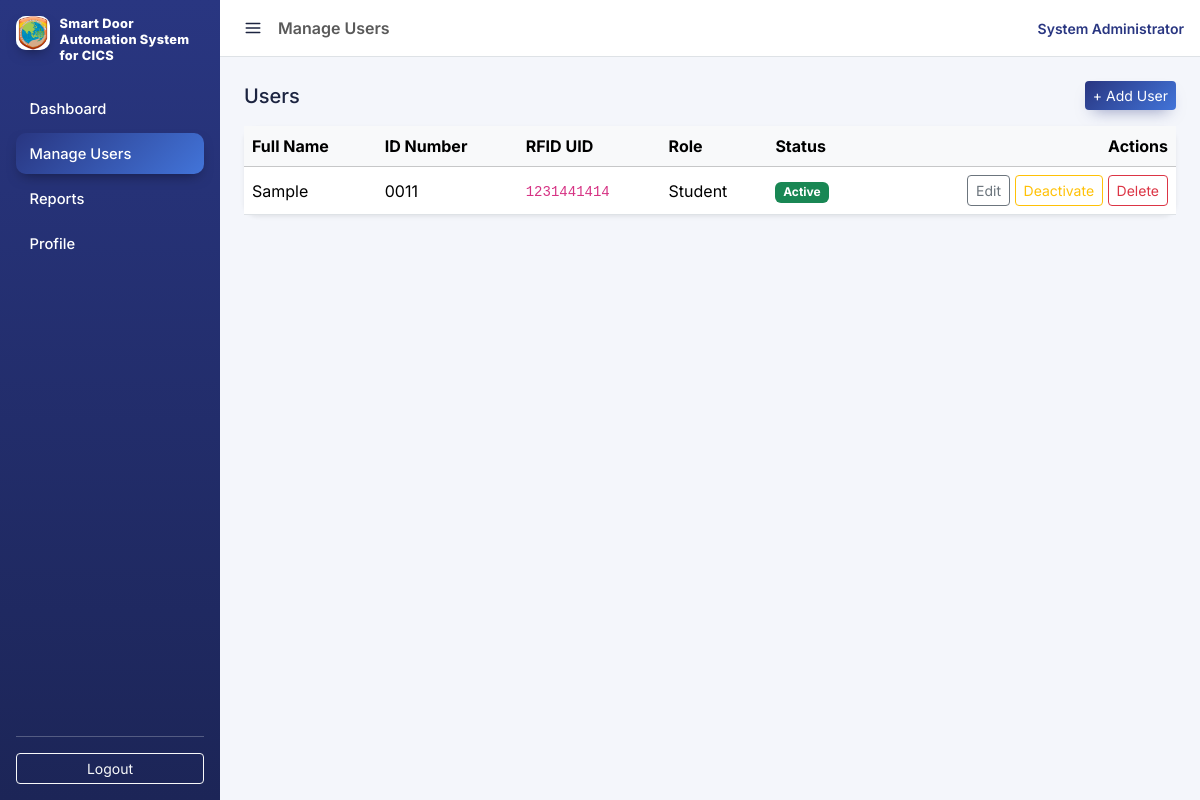
Page /public/users/index.php (signed in) on the earlier database version.
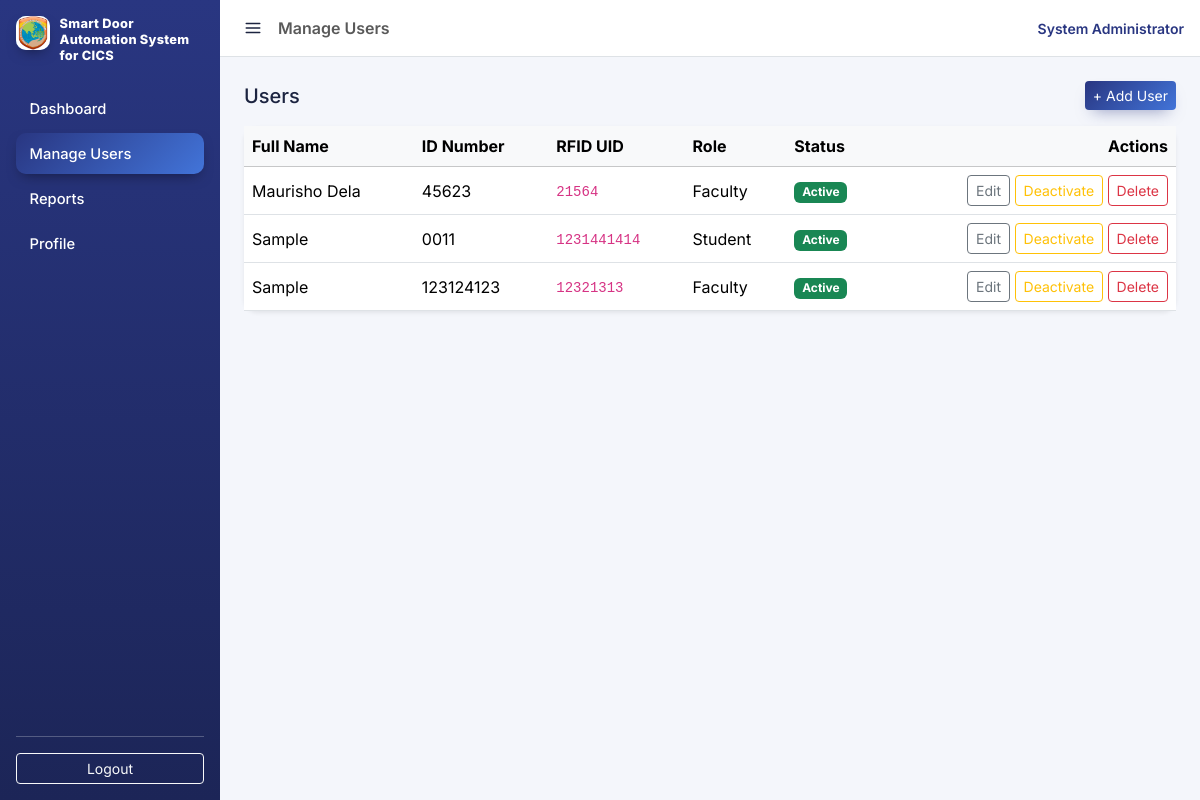
Same page on the later database version.
### tables this page shows
CREATE TABLE `users` (
  `id` int(11) NOT NULL,
  `full_name` varchar(100) NOT NULL,
  `id_number` varchar(50) NOT NULL,
  `rfid_uid` varchar(50) NOT NULL,
  `role` enum('student','faculty','staff') NOT NULL DEFAULT 'student',
  `status` enum('active','inactive') NOT NULL DEFAULT 'active',
  `created_at` datetime NOT NULL DEFAULT current_timestamp()
);

### app/core/Database.php (called while the page is built, shortened)
<?php
class Database
{
    private static ?PDO $connection = null;
    public static function getConnection(): PDO
    {
        if (self::$connection === null) {
            $dsn = 'mysql:host=' . DB_HOST . ';dbname=' . DB_NAME . ';charset=utf8mb4';
            self::$connection = new PDO($dsn, DB_USER, DB_PASS, [
                PDO::ATTR_ERRMODE => PDO::ERRMODE_EXCEPTION,
                PDO::ATTR_DEFAULT_FETCH_MODE => PDO::FETCH_ASSOC,
            ]);
        }
        return self::$connection;
    }
}

### app/models/User.php (called while the page is built, shortened)
<?php
require_once __DIR__ . '/../core/Database.php';
class User
{
    public static function all(): array
    {
        $stmt = Database::getConnection()->query(
            'SELECT * FROM users ORDER BY full_name ASC'
        );
        return $stmt->fetchAll();
    }
}

### public/users/index.php (the view, shortened to what this page needs)
<?php
require_once __DIR__ . '/../../app/models/User.php';
$users = User::all();
include __DIR__ . '/../partials/header.php';
?>
<div class="d-flex justify-content-between align-items-center mb-3">
    <h5 class="mb-0">Users</h5>
    <a href="create.php" class="btn btn-primary btn-sm">+ Add User</a>
</div>
<div class="card shadow-sm">
    <div class="table-responsive">
        <table class="table table-hover align-middle mb-0">
            <thead class="table-light">
                <tr>
                    <th>Full Name</th>
                    <th>ID Number</th>
                    <th>RFID UID</th>
                    <th>Role</th>
                    <th>Status</th>
                    <th class="text-end">Actions</th>
                </tr>
            </thead>
            <tbody>
                <?php foreach ($users as $user): ?>
                    <tr>
                        <td><?= htmlspecialchars($user['full_name']) ?></td>
                        <td><?= htmlspecialchars($user['id_number']) ?></td>
                        <td><code><?= htmlspecialchars($user['rfid_uid']) ?></code></td>
                        <td><span class="text-capitalize"><?= htmlspecialchars($user['role']) ?></span></td>
                        <td>
                            <?php if ($user['status'] === 'active'): ?>
                                <span class="badge bg-success">Active</span>
                            <?php else: ?>
                                <span class="badge bg-secondary">Inactive</span>
                            <?php endif; ?>
                        </td>
                        <td class="text-end">
                            <a href="edit.php?id=<?= $user['id'] ?>" class="btn btn-outline-secondary btn-sm">Edit</a>
                            <form method="post" action="index.php" class="d-inline">
                                <button type="submit" class="btn btn-outline-warning btn-sm">
                                    <?= $user['status'] === 'active' ? 'Deactivate' : 'Activate' ?>
                                </button>
                            </form>
                            <form method="post" action="index.php" class="d-inline"
                                onsubmit="return confirm('Delete this user? This cannot be undone.');">
                                <button type="submit" class="btn btn-outline-danger btn-sm">Delete</button>
                            </form>
                        </td>
                    </tr>
                <?php endforeach; ?>
            </tbody>
        </table>
    </div>
</div>
<?php include __DIR__ . '/../partials/footer.php'; ?>

Differences in the rows shown:
added users: full_name "Maurisho Dela", id_number "45623", rfid_uid "21564", role "Faculty", status "Active"
added users: full_name "Sample", id_number "123124123", rfid_uid "12321313", role "Faculty", status "Active"
